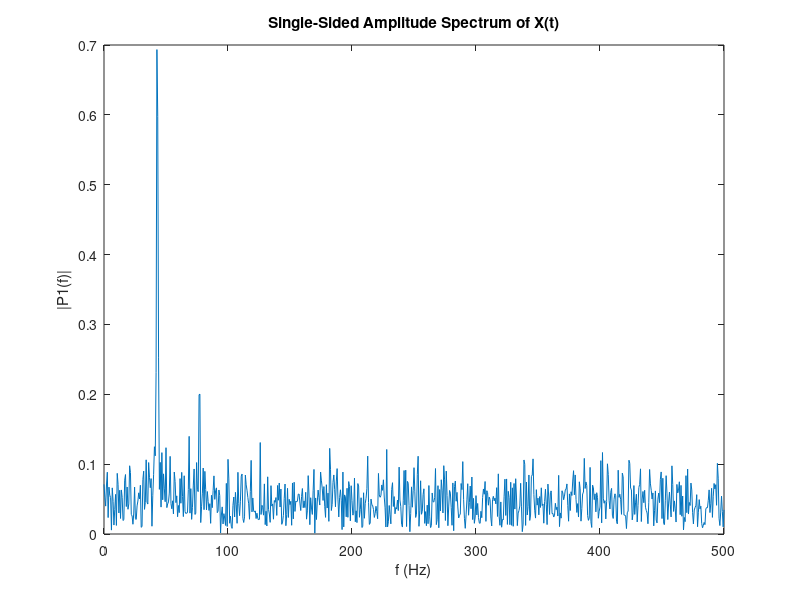

Source code (MATLAB):
Fs = 1000;            % Sampling frequency                    
T = 1/Fs;             % Sampling period       
L = 1500;             % Length of signal
t = (0:L-1)*T;        % Time vector

% TODO: Form a signal containing a 77 Hz sinusoid of amplitude 0.7 and a 43Hz sinusoid of amplitude 2.
S = 0.7*sin(2*pi*77*t)+2*sin(2*pi*43*t);

% Corrupt the signal with noise 
X = S + 2*randn(size(t));

% Plot the noisy signal in the time domain. It is difficult to identify the frequency components by looking at the signal X(t). 
plot(1000*t(1:50) ,X(1:50))
title('Signal Corrupted with Zero-Mean Random Noise')
xlabel('t (milliseconds)')
ylabel('X(t)')

% TODO : Compute the Fourier transform of the signal. 
FFT_X = fft(X);
% TODO : Compute the two-sided spectrum P2. Then compute the single-sided spectrum P1 based on P2 and the even-valued signal length L.
P2 = abs(FFT_X/L);
P1 = P2(1:L/2+1); 

% Plotting
f = Fs*(0:(L/2))/L;
plot(f,P1) 
title('Single-Sided Amplitude Spectrum of X(t)')
xlabel('f (Hz)')
ylabel('|P1(f)|')
